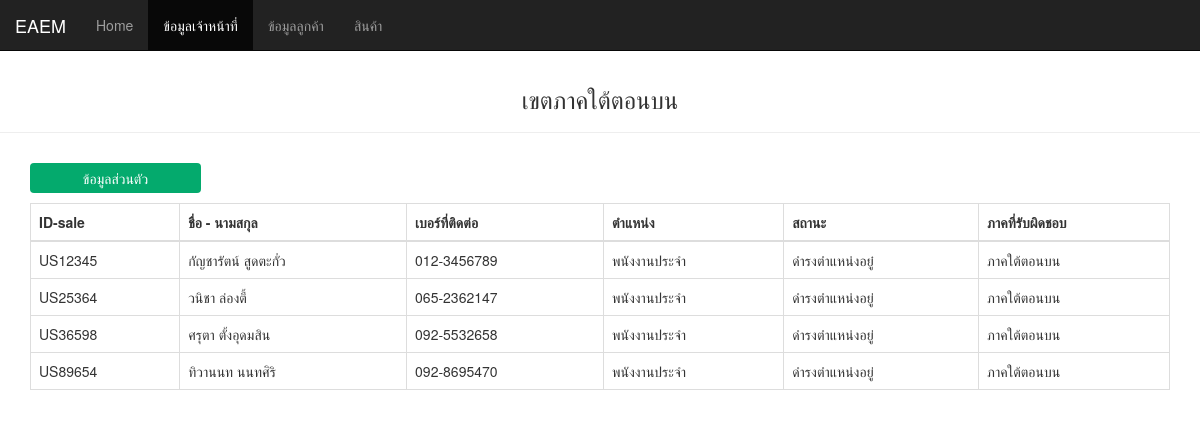
Page /เขต.php on the committed database.
### tables this page shows
CREATE TABLE `data_sales` (
  `ID_person_sales` varchar(50) NOT NULL,
  `IDcardnumber_sales` varchar(50) NOT NULL COMMENT 'เลขบัตรประชาชน',
  `name_surname_sales` text NOT NULL,
  `address_sales` text NOT NULL,
  `province_sales` text NOT NULL,
  `district_sales` text NOT NULL,
  `parish_sales` text NOT NULL,
  `zip_code_sales` text NOT NULL,
  `phone_number_sales` text NOT NULL,
  `Email_sales` text NOT NULL,
  `working_status` text NOT NULL COMMENT 'สถานะการทำงาน',
  `position_sales` text NOT NULL COMMENT 'ตำแหน่ง',
  `date_of_birth` text NOT NULL,
  `contact_person_name_sales` text NOT NULL COMMENT 'ชื่อญาติที่ติดต่อได้',
  `contact_number_sales` text NOT NULL COMMENT 'เบอร์ที่ติดต่อได้',
  `relationship_sales` text NOT NULL COMMENT 'ความสัมพันธ์',
  `county_sales` text NOT NULL
);

### เขต.php (the view, shortened to what this page needs)
<!DOCTYPE html>
<html lang="th">
<head>
  <link rel="stylesheet" href="https://maxcdn.bootstrapcdn.com/bootstrap/3.4.1/css/bootstrap.min.css">
</head>
<body style="height:1500px">
<nav class="navbar navbar-inverse navbar-fixed-top">
  <div class="container-fluid">
    <div class="navbar-header">
      <a class="navbar-brand" href="#">EAEM</a>
    </div>
    <ul class="nav navbar-nav">
      <li ><a href="หน้าหลัก.php">Home</a></li>
      <li class="active" ><a href="#">ข้อมูลเจ้าหน้าที่</a></li>
      <li><a href="รวมแผนก.php">ข้อมูลลูกค้า</a></li>
      <li><a href="หน้าสินค้า.php">สินค้า</a></li>
    </ul>
  </div>
</nav>
<body>
<?php
include('dbconnect.php');
$query = "SELECT * FROM data_sales";
$result=mysqli_query($connect,$query);
 ?>
<center>
  <div class="page-header">
    <h3><br>เขตภาคใต้ตอนบน</br></h3>
  </div>
</center>
<body>
<div class="container">
<form action="ฟรอมข้อมูลเซลล์.php">
              <input  type="submit" value="ข้อมูลส่วนตัว" >
              <br>
 </form>
</div>
  <div class="container">
  <table class="table table-bordered">
    <thead>
      <tr>
        <th> ID-sale </th>
        <th> ชื่อ - นามสกุล </th>
        <th> เบอร์ที่ติดต่อ </th>
        <th> ตำแหน่ง </th>
        <th> สถานะ </th>
        <th> ภาคที่รับผิดชอบ</th>
      </tr>
    </thead>
    <tbody>
      <?php
      foreach ($result as $row) { ?>
      <tr>
          <td> <?php echo $row['ID_person_sales']; ?> </td>
          <td> <?php echo $row['name_surname_sales']; ?> </td>
          <td> <?php echo $row['phone_number_sales']; ?> </td>
          <td> <?php echo $row['position_sales']; ?> </td>
          <td> <?php echo $row['working_status']; ?> </td>
          <td> <?php echo $row['county_sales']; ?> </td>
      </tr>
      <?php } ?>
    </tbody>
</table>
    </div>
</body>

### เขต.php (style rules this page uses)
input[type=submit] { width: 15%; background-color: #04AA6D; color: white; padding: 5px 10px; margin: 10px 0; border: none; border-radius: 4px; cursor: pointer; }

### rows in the picture
data_sales: ID_person_sales "US12345", name_surname_sales "กัญชารัตน์ สูดตะกั่ว", phone_number_sales "012-3456789", position_sales "พนังงานประจำ", working_status "ดำรงตำแหน่งอยู๋", county_sales "ภาคใต้ตอนบน"
data_sales: ID_person_sales "US25364", name_surname_sales "วนิชา ล่องตี้", phone_number_sales "065-2362147", position_sales "พนังงานประจำ", working_status "ดำรงตำแหน่งอยู่", county_sales "ภาคใต้ตอนบน"
data_sales: ID_person_sales "US36598", name_surname_sales "ศรุตา ตั้งอุดมสิน", phone_number_sales "092-5532658", position_sales "พนังงานประจำ", working_status "ดำรงตำแหน่งอยู่", county_sales "ภาคใต้ตอนบน"
data_sales: ID_person_sales "US89654", name_surname_sales "ทิวานนท นนทศิริ", phone_number_sales "092-8695470", position_sales "พนังงานประจำ", working_status "ดำรงตำแหน่งอยู่", county_sales "ภาคใต้ตอนบน"
